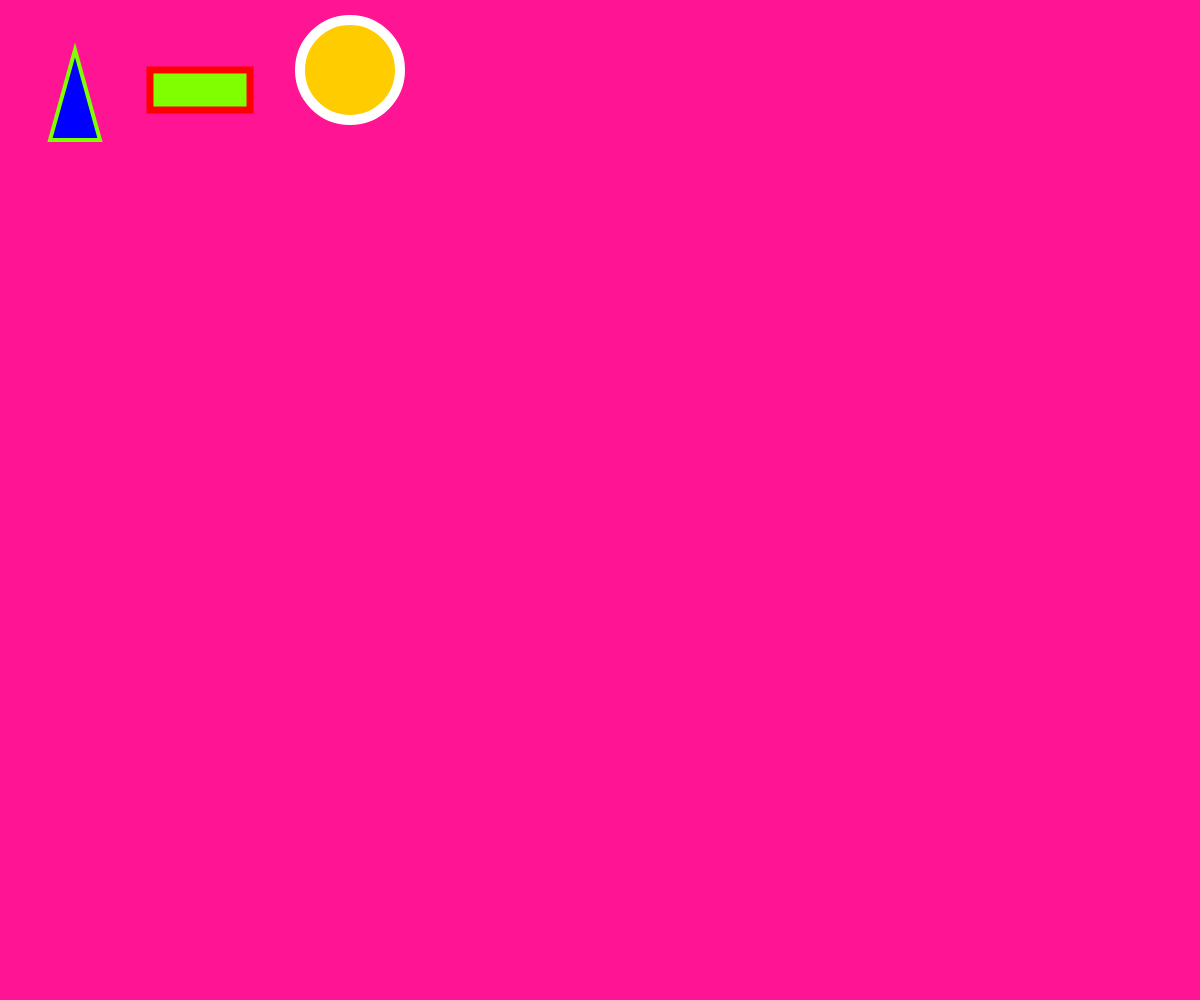
Frame 1 (no input)
Frame 60 (no input): identical to frame 1, image omitted
Frame 120 (the mouse pressed at the canvas centre since frame 60): identical to frame 1, image omitted

The p5.js sketch that drew this single still picture (run headless with seeded random() and noise() and a simulated clock; from frame 60 on, the mouse is pressed at the canvas centre):

// p5.js sketch
// ── sketch.js
/*
	Draw a rectangle, an ellipse and a triangle, each with 
	different colors for outlines and fill.
*/

function setup() {
createCanvas(windowWidth, windowHeight);
}	

function draw() {
	background(255, 20, 147);	
		//draw a rectangle
	stroke('red');
	strokeWeight(7);
	fill(127, 255, 0);
	rect(150, 70, 100, 40);

	// draw an ellipse 
	stroke(255);
	strokeWeight(10);
	fill(255, 204, 0); 
	ellipse(350, 70, 100,100);

	// draw a triangle 
	stroke(127, 255, 0);
	strokeWeight(4);
	fill(0, 0, 255);
	triangle(50, 140, 75, 50, 100, 140); 
	}
	console.log()
